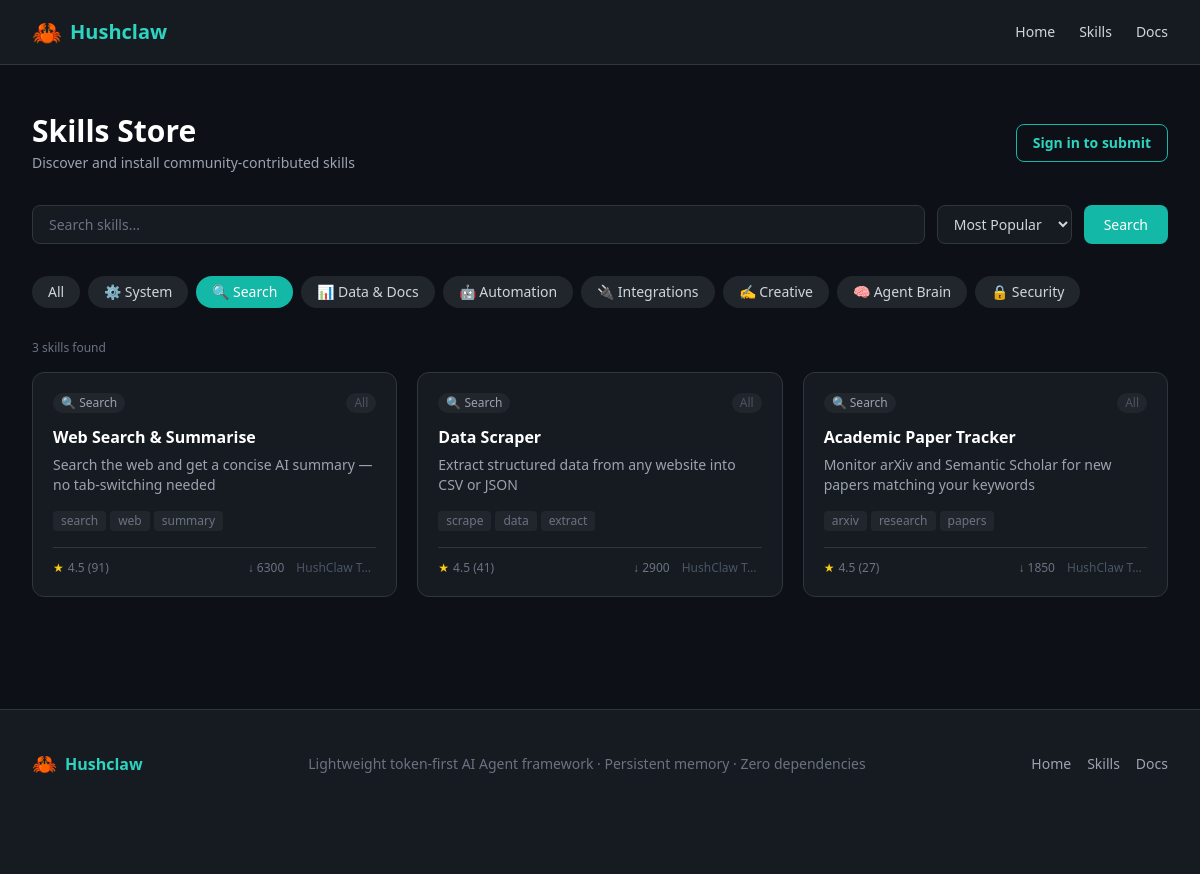
/skills?category=search&sort=popular, run on the app's committed database.
### app/models.py (models this page shows, shortened)
class Category(Base):
    __tablename__ = "categories"
    id = Column(Integer, primary_key=True, index=True)
    name = Column(String(100), nullable=False)
    slug = Column(String(100), unique=True, nullable=False)
    icon = Column(String(10), default="📦")
    created_at = Column(DateTime, default=datetime.utcnow)
    skills = relationship("Skill", back_populates="category")

class Skill(Base):
    __tablename__ = "skills"
    id = Column(Integer, primary_key=True, index=True)
    title = Column(String(200), nullable=False)
    description = Column(Text, nullable=False)
    short_desc = Column(String(300), nullable=False)
    category_id = Column(Integer, ForeignKey("categories.id"), nullable=False)
    platform = Column(String(20), default="all")  # all / mac / windows
    install_count = Column(Integer, default=0)
    rating_sum = Column(Integer, default=0)
    rating_count = Column(Integer, default=0)
    author = Column(String(100), default="Hushclaw Team")
    tags = Column(String(500), default="")
    is_active = Column(Boolean, default=True)
    created_at = Column(DateTime, default=datetime.utcnow)
    client_id = Column(String(36), index=True, nullable=True)
    user_id = Column(Integer, ForeignKey("users.id"), nullable=True, index=True)
    skill_slug = Column(String(200), index=True, nullable=True)
    content_hash = Column(String(64), index=True, nullable=True)
    version = Column(String(20), default="1.0.0")
    status = Column(String(20), default="pending")  # pending / approved / rejected
    review_note = Column(Text, nullable=True)
    source_file = Column(Text, nullable=True)
    parent_id = Column(Integer, ForeignKey("skills.id"), nullable=True)
    category = relationship("Category", back_populates="skills")
    ratings = relationship("Rating", back_populates="skill")
    submitter = relationship("User", foreign_keys=[user_id])

### app/routes/skills.py (the view)
@router.get("/skills", response_class=HTMLResponse)
async def skills_list(
    request: Request,
    db: Session = Depends(get_db),
    category: str = Query(""),
    q: str = Query(""),
    sort: str = Query("popular"),
    page: int = Query(1, ge=1),
):
    categories = db.query(Category).all()
    query = db.query(Skill).filter(Skill.is_active == True, Skill.status == "approved")
    if category:
        cat = db.query(Category).filter(Category.slug == category).first()
        if cat:
            query = query.filter(Skill.category_id == cat.id)
    if q:
        query = query.filter(
            Skill.title.contains(q) | Skill.short_desc.contains(q) | Skill.tags.contains(q)
        )
    if sort == "newest":
        query = query.order_by(Skill.created_at.desc())
    elif sort == "rating":
        query = query.order_by((Skill.rating_sum / (Skill.rating_count + 1)).desc())
    else:
        query = query.order_by(Skill.install_count.desc())
    total = query.count()
    total_pages = max(1, (total + PAGE_SIZE - 1) // PAGE_SIZE)
    page = min(page, total_pages)
    skills = query.offset((page - 1) * PAGE_SIZE).limit(PAGE_SIZE).all()
    return templates.TemplateResponse(
        "skills/index.html",
        {
            "request": request,
            "skills": skills,
            "categories": categories,
            "active_category": category,
            "search_query": q,
            "sort": sort,
            "page": page,
            "total_pages": total_pages,
            "total": total,
        },
    )

### app/templates/skills/index.html (shortened to what this page needs)
{% extends "base.html" %}
{% block content %}
<div class="max-w-7xl mx-auto px-4 sm:px-6 lg:px-8 py-12">
  <div class="flex items-center justify-between mb-8">
    <div>
      <h1 class="text-3xl font-bold text-white">Skills Store</h1>
      <p class="text-gray-400 mt-1 text-sm">Discover and install community-contributed skills</p>
    </div>
    {% if request.state.current_user %}
    <a href="/skills/submit"
       class="px-4 py-2 rounded-lg bg-teal-500 hover:bg-teal-400 text-white font-semibold text-sm transition-colors">
      + Submit Skill
    </a>
    {% else %}
    <a href="/auth/login"
       class="px-4 py-2 rounded-lg border border-teal-500 text-teal-400 hover:bg-teal-500 hover:text-white text-sm font-semibold transition-colors">
      Sign in to submit
    </a>
    {% endif %}
  </div>
  <form method="get" action="/skills" class="flex flex-col sm:flex-row gap-3 mb-8">
    <input
      type="text" name="q" value="{{ search_query }}"
      placeholder="Search skills..."
      class="flex-1 bg-navy-800 border border-navy-600 rounded-lg px-4 py-2 text-sm text-white
             placeholder-gray-500 focus:outline-none focus:border-teal-500 transition-colors"
    />
    <select name="sort" onchange="this.form.submit()"
            class="bg-navy-800 border border-navy-600 rounded-lg px-3 py-2 text-sm text-gray-300
                   focus:outline-none focus:border-teal-500 transition-colors">
      <option value="popular" {% if sort == 'popular' %}selected{% endif %}>Most Popular</option>
    </select>
    <button type="submit"
            class="bg-teal-500 hover:bg-teal-400 text-white px-5 py-2 rounded-lg text-sm font-medium transition-colors">
      Search
    </button>
  </form>
  <div class="flex flex-wrap gap-2 mb-8">
    <a href="/skills?sort={{ sort }}{% if search_query %}&q={{ search_query }}{% endif %}"
       class="px-4 py-1.5 rounded-full text-sm font-medium transition-colors
              {% if not active_category %}bg-teal-500 text-white{% else %}bg-navy-700 text-gray-300 hover:bg-navy-600{% endif %}">
      All
    </a>
    {% for cat in categories %}
    <a href="/skills?category={{ cat.slug }}&sort={{ sort }}{% if search_query %}&q={{ search_query }}{% endif %}"
       class="px-4 py-1.5 rounded-full text-sm font-medium transition-colors
              {% if active_category == cat.slug %}bg-teal-500 text-white{% else %}bg-navy-700 text-gray-300 hover:bg-navy-600{% endif %}">
      {{ cat.icon }} {{ cat.name }}
    </a>
    {% endfor %}
  </div>
  {% if total is defined %}
  <p class="text-gray-500 text-xs mb-4">{{ total }} skill{{ 's' if total != 1 else '' }} found</p>
  {% endif %}
  {% if skills %}
  <div class="grid grid-cols-1 sm:grid-cols-2 lg:grid-cols-3 gap-5">
    {% for skill in skills %}
    <a href="/skills/{{ skill.id }}"
       class="bg-navy-800 border border-navy-600 rounded-xl p-5 hover:border-teal-500 transition-colors group flex flex-col">
      <div class="flex items-start justify-between mb-3">
        <span class="text-xs bg-navy-700 text-gray-400 px-2 py-0.5 rounded-full">
          {{ skill.category.icon }} {{ skill.category.name }}
        </span>
        <span class="text-xs px-2 py-0.5 rounded-full
          {% if skill.platform == 'mac' %}text-gray-300 bg-gray-700
          {% elif skill.platform == 'windows' %}text-blue-300 bg-blue-900/30
          {% else %}text-gray-600 bg-navy-700{% endif %}">
          {% if skill.platform == 'mac' %}🍎 Mac
          {% elif skill.platform == 'windows' %}🪟 Windows
          {% else %}All{% endif %}
        </span>
      </div>
      <h2 class="font-semibold text-white group-hover:text-teal-400 transition-colors mb-1.5">{{ skill.title }}</h2>
      <p class="text-gray-400 text-sm line-clamp-2 flex-1 mb-4">{{ skill.short_desc }}</p>
      {% if skill.tag_list %}
      <div class="flex flex-wrap gap-1 mb-4">
        {% for tag in skill.tag_list[:3] %}
        <span class="text-xs bg-navy-700 text-gray-500 px-2 py-0.5 rounded">{{ tag }}</span>
        {% endfor %}
      </div>
      {% endif %}
      <div class="flex items-center justify-between text-xs text-gray-500 pt-3 border-t border-navy-600">
        <div class="flex items-center gap-1">
          {% if skill.avg_rating > 0 %}
          <span class="text-yellow-400">★</span>
          <span>{{ skill.avg_rating }} ({{ skill.rating_count }})</span>
          {% else %}
          <span>No ratings</span>
          {% endif %}
        </div>
        <div class="flex items-center gap-3">
          <span>↓ {{ skill.install_count }}</span>
          <span class="text-gray-600 truncate max-w-[80px]">{{ skill.author }}</span>
        </div>
      </div>
    </a>
    {% endfor %}
  </div>
  {% else %}
  <div class="text-center py-24 text-gray-500">
    <div class="text-5xl mb-4">🔍</div>
    <p class="text-lg">No skills found</p>
    <p class="text-sm mt-2">Try a different keyword or category</p>
  </div>
  {% endif %}
</div>
{% endblock %}

### data on the page
Category: icon "⚙️", name "System"
Category: icon "🔍", name "Search"
Category: icon "📊", name "Data & Docs"
Category: icon "🤖", name "Automation"
Category: icon "🔌", name "Integrations"
Category: icon "✍️", name "Creative"
Category: icon "🧠", name "Agent Brain"
Category: icon "🔒", name "Security"
Skill: category.icon "🔍", category.name "Search", platform "All", title "Web Search & Summarise", short_desc "Search the web and get a concise AI summary — no tab-switching needed", 3 "search" "web" "summary", avg_rating "4.5", rating_count "91", install_count "6300", author "HushClaw T…"
Skill: category.icon "🔍", category.name "Search", platform "All", title "Data Scraper", short_desc "Extract structured data from any website into CSV or JSON", 3 "scrape" "data" "extract", avg_rating "4.5", rating_count "41", install_count "2900", author "HushClaw T…"
Skill: category.icon "🔍", category.name "Search", platform "All", title "Academic Paper Tracker", short_desc "Monitor arXiv and Semantic Scholar for new papers matching your keywords", 3 "arxiv" "research" "papers", avg_rating "4.5", rating_count "27", install_count "1850", author "HushClaw T…"

### other printed values
{{ total }} "3"
{{ 's' if total != 1 else '' }} "s"
